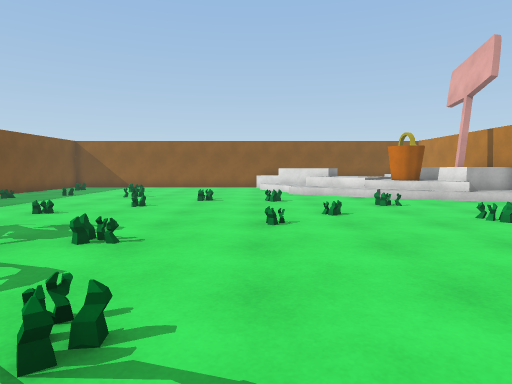
[1] (above)

16 first-person views from a walk through a scene from a Unity 3-D project. The camera is 1.2 m above the floor, tilts 4° down and sees 75° across. The floor is counted in squares, 1 m on a side. Each view is taken from the middle of a square. On the plan, view 1 faces up. The plan holds only what a view shows up to about 14 squares ahead; the rest is blank. The player character is not drawn. Surface patterns are stand-ins for the level's own textures.

[2]
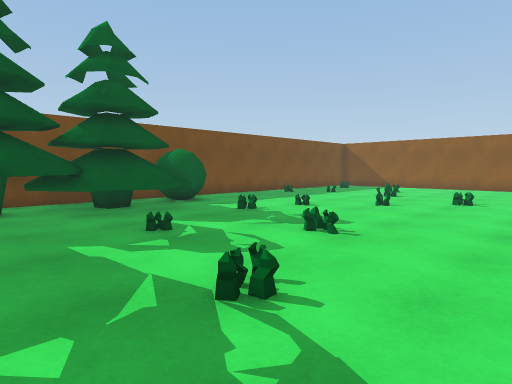

[3]
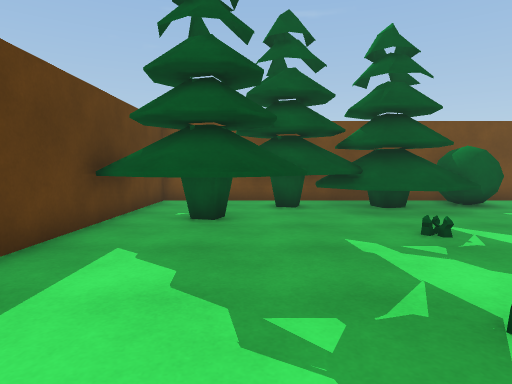

[4]
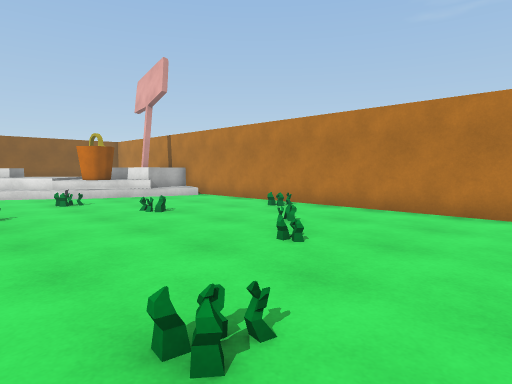

[5]
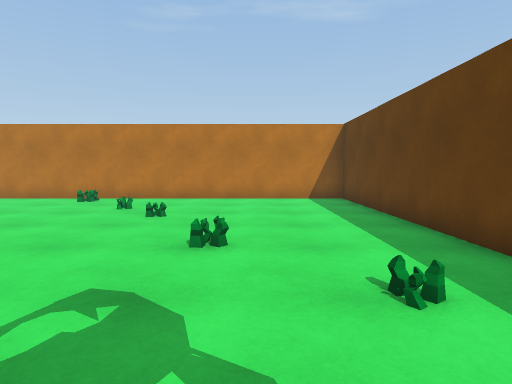

[6]
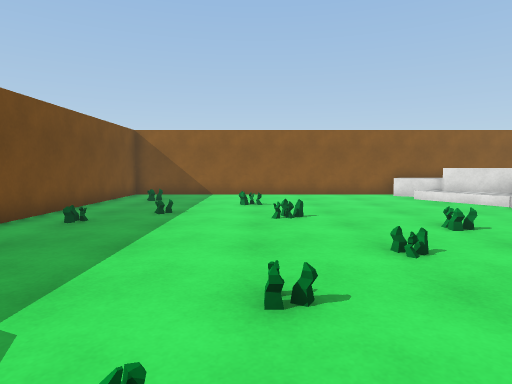

[7]
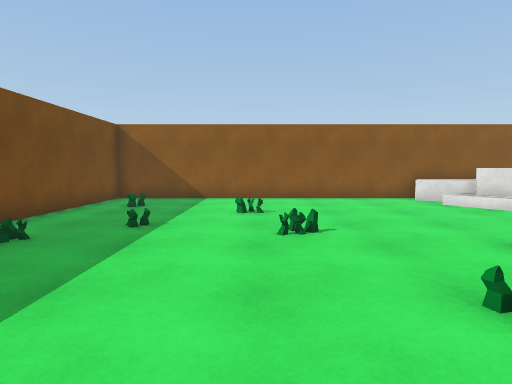

[8]
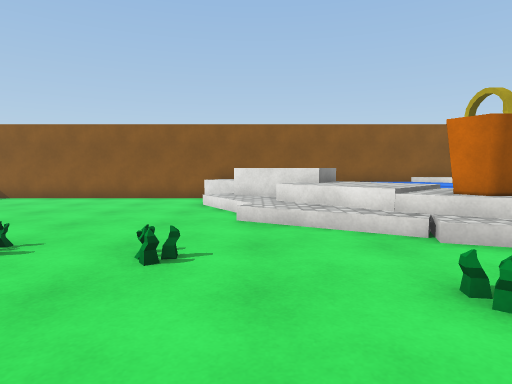

[9]
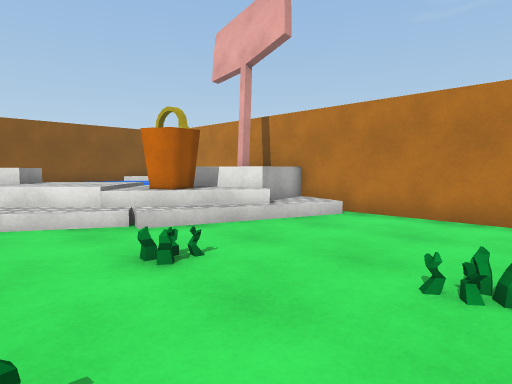

[10]
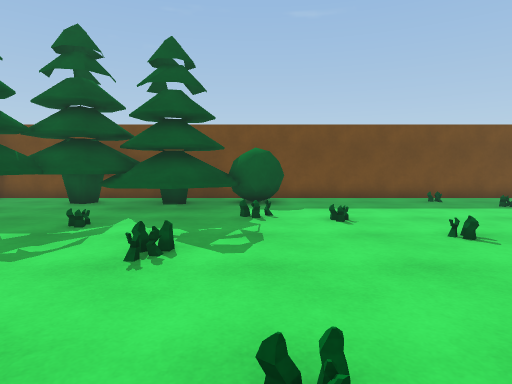

[11]
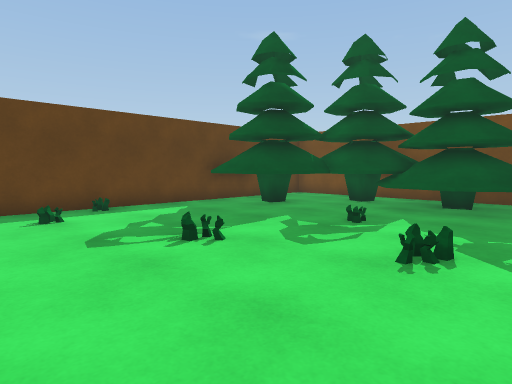

[12]
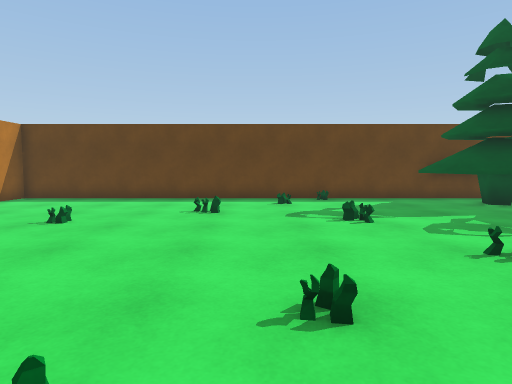

[13]
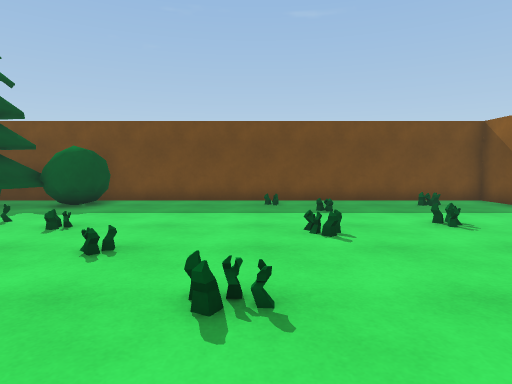

[14]
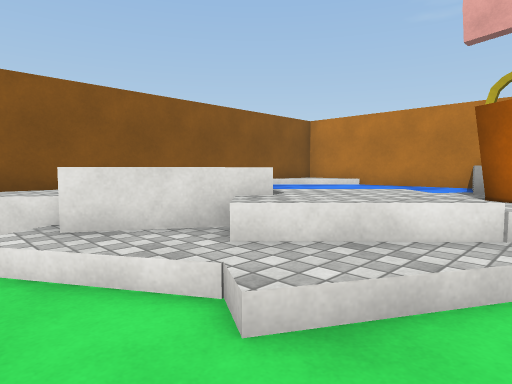

[15]
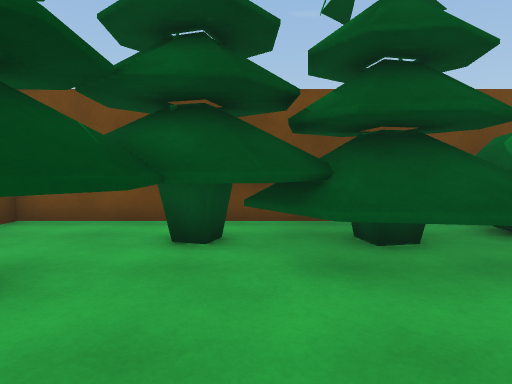

[16]
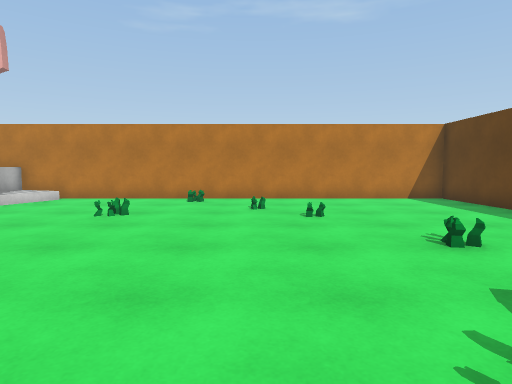

### Floor plan
Key: @ floor where view 1 was taken; # wall or solid block; . main floor; : floor 0.25 m higher than the main floor; + floor 0.75 m higher than the main floor; / step, stairs or slope; = window, fence, low wall or low ledge; ~ water the walk can cross; ≈ water the walk keeps out of; ^ raised ledge; B bucket; S sign; U bush; T tree; O other object.
Columns run from 12 left of view 1 to 11 right of it. Each row starts with its distance up from view 1.
 22 #######################
 21 #...........=##    ≈≈≈##
 20 #............==    ≈≈≈##
 19 #.O........./==# ~ ≈≈≈≈
 18 #............/:=//  ≈≈≈
 17 #.....O.......///++≈≈≈≈#
 16 #.............///+++≈^^#
 15 #..O...........//+BB^ ^
 14 #.O....O........//BBSS^^
 13 #.........O....../OO^^^#
 12 #............O.......OO#
 11 #.......O.......O......#
 10 #......................#
  9 #.....O.......O........#
  8 #UU...............O....#
  7 #UUU..O.....O..........#
  6 # UUT....O...........O.#
  5 #TTTTT.................#
  4 #TTTTT.............O...#
  3 #TTTT..O.........O.....#
  2 #TTTT......O...........#
  1 #TTTTTT.......O........#
  0 #TTTTTTT....@..........#
 -1 # TT TTT....O..........#
 -2 #.. TTTT...............#
 -3 #    TT...O............#
 -4 ########################

Where each view was taken, in squares from view 1:
view 1: 0 up, 0 right, facing up
view 2: 0 up, 1 right, facing up-left
view 3: 0 up, 1 right, facing left
view 4: 1 down, 1 right, facing up-right
view 5: 0 up, 3 left, facing right
view 6: 6 up, 6 left, facing up
view 7: 8 up, 6 left, facing up
view 8: 8 up, 2 right, facing up
view 9: 7 up, 2 right, facing up-right
view 10: 7 up, 2 right, facing left
view 11: 7 up, 2 right, facing down-left
view 12: 10 up, 1 right, facing down
view 13: 13 up, 1 right, facing left
view 14: 14 up, 0 right, facing up-right
view 15: 2 up, 4 left, facing left
view 16: 4 up, 3 left, facing right
